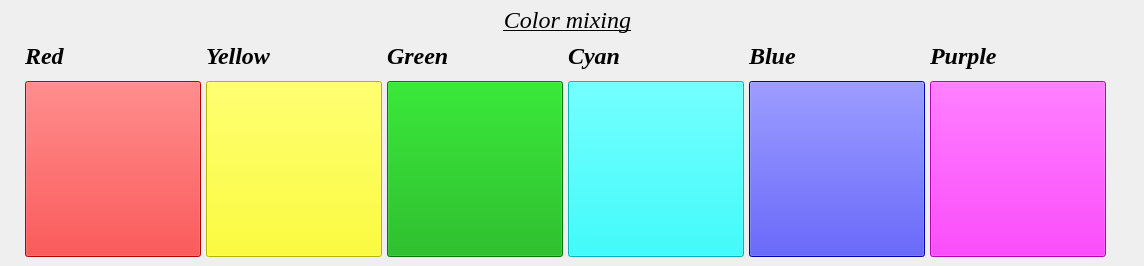
           <widget class="QWidget" name="page_6">
            <widget class="QLabel" name="color_mixing_func_label">
             <property name="geometry">
              <rect>
               <x>0</x>
               <y>0</y>
               <width>1135</width>
               <height>40</height>
              </rect>
             </property>
             <property name="sizePolicy">
              <sizepolicy hsizetype="Preferred" vsizetype="Fixed">
               <horstretch>0</horstretch>
               <verstretch>0</verstretch>
              </sizepolicy>
             </property>
             <property name="minimumSize">
              <size>
               <width>0</width>
               <height>40</height>
              </size>
             </property>
             <property name="font">
              <font>
               <family>Times New Roman</family>
               <pointsize>18</pointsize>
               <italic>true</italic>
               <underline>true</underline>
              </font>
             </property>
             <property name="text">
              <string>Color mixing</string>
             </property>
             <property name="alignment">
              <set>Qt::AlignCenter</set>
             </property>
            </widget>
            <widget class="QWidget" name="gridLayoutWidget_2">
             <property name="geometry">
              <rect>
               <x>20</x>
               <y>40</y>
               <width>1091</width>
               <height>217</height>
              </rect>
             </property>
             <layout class="QGridLayout" name="gridLayout_2">
              <property name="leftMargin">
               <number>5</number>
              </property>
              <property name="rightMargin">
               <number>5</number>
              </property>
              <property name="horizontalSpacing">
               <number>5</number>
              </property>
              <property name="verticalSpacing">
               <number>10</number>
              </property>
              <item row="1" column="1">
               <widget class="QPushButton" name="yellow_button_2">
                <property name="minimumSize">
                 <size>
                  <width>0</width>
                  <height>176</height>
                 </size>
                </property>
                <property name="styleSheet">
                 <string notr="true">background-color: rgb(255, 255, 0);</string>
                </property>
                <property name="text">
                 <string/>
                </property>
                <attribute name="buttonGroup">
                 <string notr="true">colormix_buttons</string>
                </attribute>
               </widget>
              </item>
              <item row="1" column="3">
               <widget class="QPushButton" name="cyan_button">
                <property name="minimumSize">
                 <size>
                  <width>0</width>
                  <height>176</height>
                 </size>
                </property>
                <property name="styleSheet">
                 <string notr="true">background-color: rgb(0, 255, 255);</string>
                </property>
                <property name="text">
                 <string/>
                </property>
                <attribute name="buttonGroup">
                 <string notr="true">colormix_buttons</string>
                </attribute>
               </widget>
              </item>
              <item row="1" column="2">
               <widget class="QPushButton" name="green_button">
                <property name="minimumSize">
                 <size>
                  <width>0</width>
                  <height>176</height>
                 </size>
                </property>
                <property name="styleSheet">
                 <string notr="true">background-color: rgb(0, 170, 0);</string>
                </property>
                <property name="text">
                 <string/>
                </property>
                <attribute name="buttonGroup">
                 <string notr="true">colormix_buttons</string>
                </attribute>
               </widget>
              </item>
              <item row="1" column="4">
               <widget class="QPushButton" name="blue_button">
                <property name="minimumSize">
                 <size>
                  <width>0</width>
                  <height>176</height>
                 </size>
                </property>
                <property name="styleSheet">
                 <string notr="true">background-color: rgb(0, 0, 255);</string>
                </property>
                <property name="text">
                 <string/>
                </property>
                <attribute name="buttonGroup">
                 <string notr="true">colormix_buttons</string>
                </attribute>
               </widget>
              </item>
              <item row="1" column="0">
               <widget class="QPushButton" name="red_button">
                <property name="minimumSize">
                 <size>
                  <width>0</width>
                  <height>176</height>
                 </size>
                </property>
                <property name="styleSheet">
                 <string notr="true">background-color: rgb(255, 0, 0);</string>
                </property>
                <property name="text">
                 <string/>
                </property>
                <attribute name="buttonGroup">
                 <string notr="true">colormix_buttons</string>
                </attribute>
               </widget>
              </item>
              <item row="1" column="5">
               <widget class="QPushButton" name="purple_button">
                <property name="minimumSize">
                 <size>
                  <width>0</width>
                  <height>176</height>
                 </size>
                </property>
                <property name="styleSheet">
                 <string notr="true">background-color: rgb(255, 0, 255);</string>
                </property>
                <property name="text">
                 <string/>
                </property>
                <attribute name="buttonGroup">
                 <string notr="true">colormix_buttons</string>
                </attribute>
               </widget>
              </item>
              <item row="0" column="0">
               <widget class="QLabel" name="relabel">
                <property name="font">
                 <font>
                  <family>Times New Roman</family>
                  <pointsize>18</pointsize>
                  <weight>75</weight>
                  <italic>true</italic>
                  <bold>true</bold>
                 </font>
                </property>
                <property name="text">
                 <string>Red</string>
                </property>
               </widget>
              </item>
              <item row="0" column="1">
               <widget class="QLabel" name="yelabel">
                <property name="font">
                 <font>
                  <family>Times New Roman</family>
                  <pointsize>18</pointsize>
                  <weight>75</weight>
                  <italic>true</italic>
                  <bold>true</bold>
                 </font>
                </property>
                <property name="text">
                 <string>Yellow</string>
                </property>
               </widget>
              </item>
              <item row="0" column="2">
               <widget class="QLabel" name="grlabel">
                <property name="font">
                 <font>
                  <family>Times New Roman</family>
                  <pointsize>18</pointsize>
                  <weight>75</weight>
                  <italic>true</italic>
                  <bold>true</bold>
                 </font>
                </property>
                <property name="text">
                 <string>Green</string>
                </property>
               </widget>
              </item>
              <item row="0" column="3">
               <widget class="QLabel" name="cylabel">
                <property name="font">
                 <font>
                  <family>Times New Roman</family>
                  <pointsize>18</pointsize>
                  <weight>75</weight>
                  <italic>true</italic>
                  <bold>true</bold>
                 </font>
                </property>
                <property name="text">
                 <string>Cyan</string>
                </property>
               </widget>
              </item>
              <item row="0" column="4">
               <widget class="QLabel" name="blabel">
                <property name="font">
                 <font>
                  <family>Times New Roman</family>
                  <pointsize>18</pointsize>
                  <weight>75</weight>
                  <italic>true</italic>
                  <bold>true</bold>
                 </font>
                </property>
                <property name="text">
                 <string>Blue</string>
                </property>
               </widget>
              </item>
              <item row="0" column="5">
               <widget class="QLabel" name="pulabel">
                <property name="font">
                 <font>
                  <family>Times New Roman</family>
                  <pointsize>18</pointsize>
                  <weight>75</weight>
                  <italic>true</italic>
                  <bold>true</bold>
                 </font>
                </property>
                <property name="text">
                 <string>Purple</string>
                </property>
               </widget>
              </item>
             </layout>
            </widget>
           </widget>
